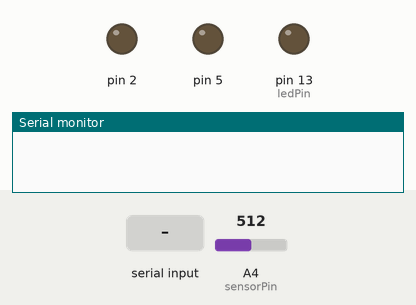
Simulated run of this sketch. Board: Arduino Uno, built with avr-gcc and run on an emulated ATmega328P. Shown: output pins drawn as LEDs (lit = HIGH), the last lines printed to the serial monitor. The inputs (shaded band) are chosen by the test bench; at power-on: A4 (sensorPin) = 512.

Above: at 1.2 s.
1.3 s: "pump 1\n" received over Serial
At 10.9 s:
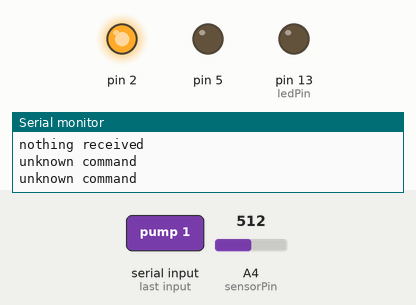
Timing chart, 0 to 21.5 s (numbered marks = the images above; inputs shaded):
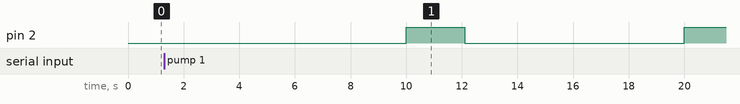

The sketch:

watering.ino
```cpp
#include "Timer.h"
#include <EEPROM.h>


int sensorPin = A4;
int ledPin = 13;

char in_byte = 0;
char out_byte = 0;
char* command;
char* value;
char string[30];

int i = 0;
int low_pass = 50;
bool pump_state = true;
int humidity = 0;
int on_time = 1500;
int low_treshold = 800;
bool state = true;
bool get_value = false;

// eeprom addresses
int addr_treshold = 0;
int addr_on_time = 4;

Timer t;
Timer pump;

void read_sensor(int* value);
void stop_pump();


void setup() {
  // declare the ledPin as an OUTPUT:
  pinMode(ledPin, OUTPUT);
  pinMode(2, OUTPUT);
  pinMode(5, OUTPUT);

  analogReference(DEFAULT);

  read_eeprom_values();

  Serial.begin(9600);

  t.every(10000, run_water_algorithm);


}

void loop() {

  if (Serial.available() > 0) {

    int i = 0;

    while(Serial.available() > 0)
    {
      in_byte = Serial.read();
      string[i] = in_byte;
      ++i;
      string[i] = '\0';
    }


    command = strtok(string," ");

    if (command == 0)
    {
      Serial.println("nothing received");
    }
    else
    {
      value = strtok(NULL, " ");

      if(value == 0)
      {
        get_value = true;
      }
      else
      {
        get_value = false;
      }

    }


    if( strcmp(command, "pump") == 0)
    {
      pump_state = atoi(value);

      // switch pump on or off
      digitalWrite(5, pump_state);

      Serial.println("pump cmd received");
    }
    else if ( !strcmp(command, "sensor"))
    {
      read_sensor(&humidity);
      Serial.println(humidity);
    }
    else if ( !strcmp(command, "ontime"))
    {
      if(get_value == true)
      {
        Serial.print("ontime: ");
        Serial.println(on_time);
      }
      else
      {
        on_time = atoi(value);
        EEPROM.put(addr_on_time, on_time);
      }
    }
    else if ( !strcmp(command, "treshold"))
    {
      if(get_value == true)
      {
        Serial.print("treshold: ");
        Serial.println(low_treshold);
      }
      else
      {
        low_treshold = atoi(value);
        EEPROM.put(addr_treshold, low_treshold);
      }
    }
    else if (strcmp(command, "state") == 0)
    {
      if(get_value == true)
      {
        Serial.print("state: ");
        Serial.println(state);
      }
      else
      {
        state = atoi(value);
      }
    }
    else
    {
      Serial.println("unknown command");
    }

  }

  t.update();
  pump.update();

}

void read_sensor(int* value)
{
    unsigned long mean_adc_value = 0;

    // switch on sensor
    digitalWrite(2, HIGH);

    // wait for things to stabilize
    delay(2000);

    int i = 0;

    for(i = 0; i < low_pass; i++)
    {
      mean_adc_value += analogRead(sensorPin);
      delay(2);
    }
    mean_adc_value = mean_adc_value / low_pass;

    *value = mean_adc_value;

    // turn off sensor
    digitalWrite(2, LOW);

}


void run_water_algorithm()
{
  if (state == true)
  {
    read_sensor(&humidity);

    if (humidity > low_treshold)
    {
      // start pump
      digitalWrite(5, HIGH);
      pump.every(on_time, stop_pump, 1);
      Serial.println("pump started");
    }
  }

}

void stop_pump()
{
  digitalWrite(5, LOW);
  Serial.println("pump stopped");
}

void read_eeprom_values()
{
  EEPROM.get(addr_on_time, on_time);
  EEPROM.get(addr_treshold, low_treshold);
}
```
